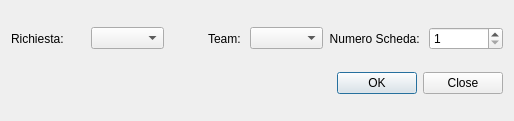
<?xml version="1.0" encoding="UTF-8"?>
<ui version="4.0">
 <class>Dialog</class>
 <widget class="QDialog" name="Dialog">
  <property name="geometry">
   <rect>
    <x>0</x>
    <y>0</y>
    <width>514</width>
    <height>121</height>
   </rect>
  </property>
  <property name="windowTitle">
   <string>Seleziona Evento, Team e Numero Scheda (suggerito)</string>
  </property>
  <property name="modal">
   <bool>true</bool>
  </property>
  <layout class="QGridLayout" name="gridLayout_3">
   <item row="0" column="0">
    <layout class="QHBoxLayout" name="horizontalLayout">
     <item>
      <widget class="QLabel" name="label_3">
       <property name="text">
        <string>Richiesta: </string>
       </property>
      </widget>
     </item>
     <item>
      <widget class="QComboBox" name="requestNumberComboBox"/>
     </item>
     <item>
      <widget class="QLabel" name="label">
       <property name="sizePolicy">
        <sizepolicy hsizetype="Minimum" vsizetype="Preferred">
         <horstretch>0</horstretch>
         <verstretch>0</verstretch>
        </sizepolicy>
       </property>
       <property name="text">
        <string>Team: </string>
       </property>
       <property name="alignment">
        <set>Qt::AlignRight|Qt::AlignTrailing|Qt::AlignVCenter</set>
       </property>
      </widget>
     </item>
     <item>
      <widget class="QComboBox" name="teamIdComboBox"/>
     </item>
     <item>
      <widget class="QLabel" name="label_2">
       <property name="text">
        <string>Numero Scheda: </string>
       </property>
       <property name="alignment">
        <set>Qt::AlignRight|Qt::AlignTrailing|Qt::AlignVCenter</set>
       </property>
      </widget>
     </item>
     <item>
      <widget class="QSpinBox" name="safetyNumberspinBox">
       <property name="minimum">
        <number>1</number>
       </property>
       <property name="maximum">
        <number>1999</number>
       </property>
      </widget>
     </item>
    </layout>
   </item>
   <item row="1" column="0">
    <widget class="QDialogButtonBox" name="buttonBox">
     <property name="sizePolicy">
      <sizepolicy hsizetype="Expanding" vsizetype="Fixed">
       <horstretch>0</horstretch>
       <verstretch>0</verstretch>
      </sizepolicy>
     </property>
     <property name="orientation">
      <enum>Qt::Horizontal</enum>
     </property>
     <property name="standardButtons">
      <set>QDialogButtonBox::Close|QDialogButtonBox::Ok</set>
     </property>
    </widget>
   </item>
  </layout>
 </widget>
 <resources/>
 <connections>
  <connection>
   <sender>buttonBox</sender>
   <signal>accepted()</signal>
   <receiver>Dialog</receiver>
   <slot>accept()</slot>
   <hints>
    <hint type="sourcelabel">
     <x>248</x>
     <y>254</y>
    </hint>
    <hint type="destinationlabel">
     <x>157</x>
     <y>274</y>
    </hint>
   </hints>
  </connection>
  <connection>
   <sender>buttonBox</sender>
   <signal>rejected()</signal>
   <receiver>Dialog</receiver>
   <slot>reject()</slot>
   <hints>
    <hint type="sourcelabel">
     <x>316</x>
     <y>260</y>
    </hint>
    <hint type="destinationlabel">
     <x>286</x>
     <y>274</y>
    </hint>
   </hints>
  </connection>
 </connections>
</ui>
